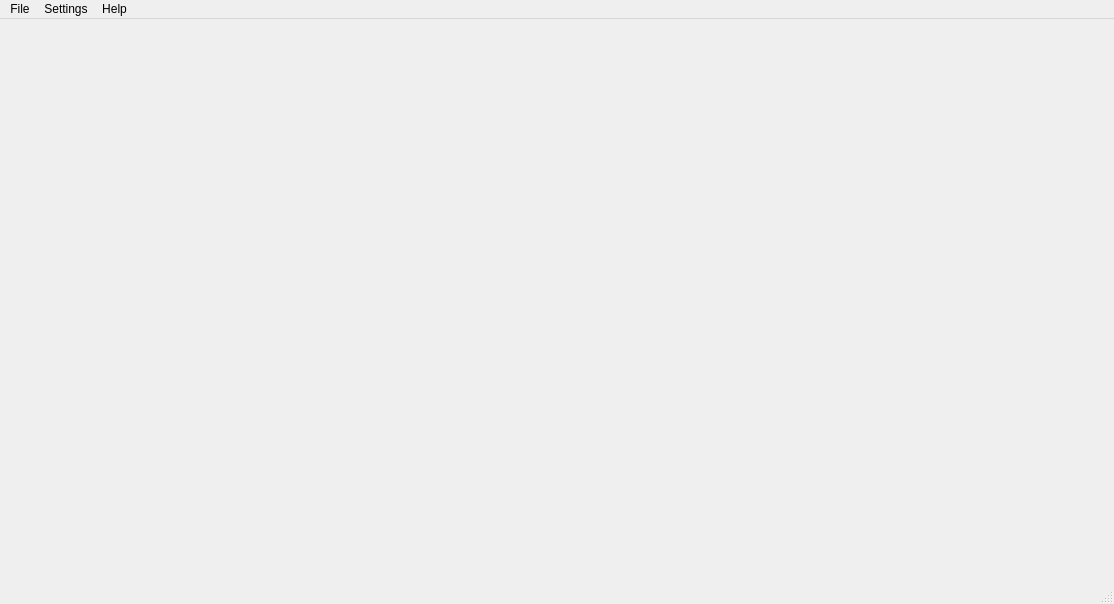
<?xml version="1.0" encoding="UTF-8"?>
<ui version="4.0">
 <class>MainWindow</class>
 <widget class="QMainWindow" name="MainWindow">
  <property name="geometry">
   <rect>
    <x>0</x>
    <y>0</y>
    <width>1114</width>
    <height>604</height>
   </rect>
  </property>
  <property name="sizePolicy">
   <sizepolicy hsizetype="Preferred" vsizetype="Preferred">
    <horstretch>0</horstretch>
    <verstretch>0</verstretch>
   </sizepolicy>
  </property>
  <property name="minimumSize">
   <size>
    <width>0</width>
    <height>0</height>
   </size>
  </property>
  <property name="maximumSize">
   <size>
    <width>16777215</width>
    <height>16777215</height>
   </size>
  </property>
  <property name="windowTitle">
   <string>MainWindow</string>
  </property>
  <property name="windowIcon">
   <iconset resource="../../resources.qrc">
    <normaloff>:/images/cryptonote</normaloff>:/images/cryptonote</iconset>
  </property>
  <widget class="QWidget" name="centralwidget">
   <layout class="QHBoxLayout" name="horizontalLayout">
    <property name="spacing">
     <number>0</number>
    </property>
    <property name="leftMargin">
     <number>0</number>
    </property>
    <property name="topMargin">
     <number>0</number>
    </property>
    <property name="rightMargin">
     <number>0</number>
    </property>
    <property name="bottomMargin">
     <number>0</number>
    </property>
    <item>
     <widget class="WalletGui::OverviewFrame" name="m_overviewFrame">
      <property name="frameShape">
       <enum>QFrame::NoFrame</enum>
      </property>
      <property name="frameShadow">
       <enum>QFrame::Raised</enum>
      </property>
     </widget>
    </item>
    <item>
     <widget class="WalletGui::SendFrame" name="m_sendFrame">
      <property name="frameShape">
       <enum>QFrame::NoFrame</enum>
      </property>
      <property name="frameShadow">
       <enum>QFrame::Raised</enum>
      </property>
     </widget>
    </item>
    <item>
     <widget class="WalletGui::ReceiveFrame" name="m_receiveFrame">
      <property name="frameShape">
       <enum>QFrame::NoFrame</enum>
      </property>
      <property name="frameShadow">
       <enum>QFrame::Raised</enum>
      </property>
     </widget>
    </item>
    <item>
     <widget class="WalletGui::TransactionsFrame" name="m_transactionsFrame">
      <property name="frameShape">
       <enum>QFrame::NoFrame</enum>
      </property>
      <property name="frameShadow">
       <enum>QFrame::Raised</enum>
      </property>
     </widget>
    </item>
    <item>
     <widget class="WalletGui::AddressBookFrame" name="m_addressBookFrame">
      <property name="frameShape">
       <enum>QFrame::NoFrame</enum>
      </property>
      <property name="frameShadow">
       <enum>QFrame::Raised</enum>
      </property>
     </widget>
    </item>
    <item>
     <widget class="WalletGui::MessagesFrame" name="m_messagesFrame">
      <property name="frameShape">
       <enum>QFrame::NoFrame</enum>
      </property>
      <property name="frameShadow">
       <enum>QFrame::Raised</enum>
      </property>
     </widget>
    </item>
    <item>
     <widget class="WalletGui::SendMessageFrame" name="m_sendMessageFrame">
      <property name="frameShape">
       <enum>QFrame::NoFrame</enum>
      </property>
      <property name="frameShadow">
       <enum>QFrame::Raised</enum>
      </property>
     </widget>
    </item>
    <item>
     <widget class="WalletGui::MiningFrame" name="m_miningFrame">
      <property name="frameShape">
       <enum>QFrame::NoFrame</enum>
      </property>
      <property name="frameShadow">
       <enum>QFrame::Raised</enum>
      </property>
     </widget>
    </item>
    <item>
     <widget class="WalletGui::DepositsFrame" name="m_depositsFrame">
      <property name="frameShape">
       <enum>QFrame::NoFrame</enum>
      </property>
      <property name="frameShadow">
       <enum>QFrame::Raised</enum>
      </property>
     </widget>
    </item>
    <item>
     <widget class="WalletGui::BlockChainsFrame" name="m_blockchainsFrame">
      <property name="frameShape">
       <enum>QFrame::NoFrame</enum>
      </property>
      <property name="frameShadow">
       <enum>QFrame::Raised</enum>
      </property>
     </widget>
    </item>
     <item>
       <widget class="WalletGui::TransactionsPoolFrame" name="m_transactionsPoolFrame">
         <property name="frameShape">
           <enum>QFrame::NoFrame</enum>
         </property>
         <property name="frameShadow">
           <enum>QFrame::Raised</enum>
         </property>
       </widget>
     </item>
     <item>
       <widget class="WalletGui::PeerFrame" name="m_peerFrame">
         <property name="frameShape">
           <enum>QFrame::NoFrame</enum>
         </property>
         <property name="frameShadow">
           <enum>QFrame::Raised</enum>
         </property>
       </widget>
     </item>
   </layout>
  </widget>
  <widget class="QMenuBar" name="menubar">
   <property name="geometry">
    <rect>
     <x>0</x>
     <y>0</y>
     <width>1114</width>
     <height>23</height>
    </rect>
   </property>
   <widget class="QMenu" name="menuFile">
    <property name="title">
     <string>File</string>
    </property>
    <addaction name="m_createWalletAction"/>
    <addaction name="m_openWalletAction"/>
    <addaction name="m_importKeyAction"/>
    <addaction name="m_backupWalletAction"/>
    <addaction name="m_convertWalletAction"/>
    <addaction name="m_exitAction"/>
   </widget>
   <widget class="QMenu" name="menuSettings">
    <property name="title">
     <string>Settings</string>
    </property>
    <addaction name="m_encryptWalletAction"/>
    <addaction name="m_changePasswordAction"/>
    <addaction name="separator"/>
    <addaction name="m_startOnLoginAction"/>
    <addaction name="m_minimizeToTrayAction"/>
    <addaction name="m_closeToTrayAction"/>
   </widget>
   <widget class="QMenu" name="menuHelp">
    <property name="title">
     <string>Help</string>
    </property>
    <addaction name="m_aboutCryptonoteAction"/>
    <addaction name="m_aboutQtAction"/>
   </widget>
   <addaction name="menuFile"/>
   <addaction name="menuSettings"/>
   <addaction name="menuHelp"/>
  </widget>
  <widget class="QStatusBar" name="statusBar"/>
  <action name="m_exitAction">
   <property name="enabled">
    <bool>true</bool>
   </property>
   <property name="text">
    <string>Exit</string>
   </property>
   <property name="shortcut">
    <string>Ctrl+Q</string>
   </property>
  </action>
  <action name="m_createWalletAction">
   <property name="enabled">
    <bool>true</bool>
   </property>
   <property name="text">
    <string>Create wallet</string>
   </property>
  </action>
  <action name="m_openWalletAction">
   <property name="enabled">
    <bool>true</bool>
   </property>
   <property name="text">
    <string>Open wallet</string>
   </property>
  </action>
  <action name="m_encryptWalletAction">
   <property name="enabled">
    <bool>true</bool>
   </property>
   <property name="text">
    <string>Encrypt wallet</string>
   </property>
  </action>
  <action name="m_changePasswordAction">
   <property name="enabled">
    <bool>true</bool>
   </property>
   <property name="text">
    <string>Change password</string>
   </property>
   <property name="toolTip">
    <string>Change password</string>
   </property>
  </action>
  <action name="m_aboutCryptonoteAction">
   <property name="enabled">
    <bool>true</bool>
   </property>
   <property name="text">
    <string>About</string>
   </property>
  </action>
  <action name="m_aboutQtAction">
   <property name="enabled">
    <bool>true</bool>
   </property>
   <property name="text">
    <string>About Qt</string>
   </property>
  </action>
  <action name="m_backupWalletAction">
   <property name="enabled">
    <bool>true</bool>
   </property>
   <property name="text">
    <string>Backup wallet</string>
   </property>
  </action>
  <action name="m_startOnLoginAction">
   <property name="checkable">
    <bool>true</bool>
   </property>
   <property name="text">
    <string>Start on system login</string>
   </property>
  </action>
  <action name="m_minimizeToTrayAction">
   <property name="checkable">
    <bool>true</bool>
   </property>
   <property name="text">
    <string>Minimize to tray</string>
   </property>
  </action>
  <action name="m_closeToTrayAction">
   <property name="checkable">
    <bool>true</bool>
   </property>
   <property name="text">
    <string>Close to tray</string>
   </property>
  </action>
  <action name="m_importKeyAction">
   <property name="text">
    <string>Import private key</string>
   </property>
  </action>
  <action name="m_miningAction">
   <property name="checkable">
    <bool>true</bool>
   </property>
   <property name="icon">
    <iconset resource="../../resources.qrc">
     <normaloff>:/icons/mining</normaloff>:/icons/mining</iconset>
   </property>
   <property name="text">
    <string>Mining      </string>
   </property>
  </action>
  <action name="m_convertWalletAction">
   <property name="enabled">
    <bool>true</bool>
   </property>
   <property name="text">
    <string>Convert dnc wallet</string>
   </property>
  </action>
 </widget>
 <customwidgets>
  <customwidget>
   <class>WalletGui::OverviewFrame</class>
   <extends>QFrame</extends>
   <header>gui/OverviewFrame.h</header>
   <container>1</container>
  </customwidget>
  <customwidget>
   <class>WalletGui::SendFrame</class>
   <extends>QFrame</extends>
   <header>gui/SendFrame.h</header>
   <container>1</container>
  </customwidget>
  <customwidget>
   <class>WalletGui::TransactionsFrame</class>
   <extends>QFrame</extends>
   <header>gui/TransactionsFrame.h</header>
   <container>1</container>
  </customwidget>
  <customwidget>
   <class>WalletGui::AddressBookFrame</class>
   <extends>QFrame</extends>
   <header>gui/AddressBookFrame.h</header>
   <container>1</container>
  </customwidget>
  <customwidget>
   <class>WalletGui::ReceiveFrame</class>
   <extends>QFrame</extends>
   <header>gui/ReceiveFrame.h</header>
   <container>1</container>
  </customwidget>
  <customwidget>
   <class>WalletGui::MessagesFrame</class>
   <extends>QFrame</extends>
   <header>gui/MessagesFrame.h</header>
   <container>1</container>
  </customwidget>
  <customwidget>
   <class>WalletGui::SendMessageFrame</class>
   <extends>QFrame</extends>
   <header>gui/SendMessageFrame.h</header>
   <container>1</container>
  </customwidget>
  <customwidget>
   <class>WalletGui::MiningFrame</class>
   <extends>QFrame</extends>
   <header>gui/MiningFrame.h</header>
   <container>1</container>
  </customwidget>
  <customwidget>
   <class>WalletGui::DepositsFrame</class>
   <extends>QFrame</extends>
   <header>gui/DepositsFrame.h</header>
   <container>1</container>
  </customwidget>
  <customwidget>
   <class>WalletGui::BlockChainsFrame</class>
   <extends>QFrame</extends>
   <header>gui/BlockChainsFrame.h</header>
   <container>1</container>
  </customwidget>
   <customwidget>
     <class>WalletGui::TransactionsPoolFrame</class>
     <extends>QFrame</extends>
     <header>gui/TransactionsPoolFrame.h</header>
     <container>1</container>
   </customwidget>
   <customwidget>
     <class>WalletGui::PeerFrame</class>
     <extends>QFrame</extends>
     <header>gui/PeerFrame.h</header>
     <container>1</container>
   </customwidget>
 </customwidgets>
 <resources>
  <include location="../../resources.qrc"/>
 </resources>
 <connections>
  <connection>
   <sender>m_createWalletAction</sender>
   <signal>triggered()</signal>
   <receiver>MainWindow</receiver>
   <slot>createWallet()</slot>
   <hints>
    <hint type="sourcelabel">
     <x>-1</x>
     <y>-1</y>
    </hint>
    <hint type="destinationlabel">
     <x>449</x>
     <y>299</y>
    </hint>
   </hints>
  </connection>
  <connection>
   <sender>m_openWalletAction</sender>
   <signal>triggered()</signal>
   <receiver>MainWindow</receiver>
   <slot>openWallet()</slot>
   <hints>
    <hint type="sourcelabel">
     <x>-1</x>
     <y>-1</y>
    </hint>
    <hint type="destinationlabel">
     <x>449</x>
     <y>299</y>
    </hint>
   </hints>
  </connection>
  <connection>
   <sender>m_encryptWalletAction</sender>
   <signal>triggered()</signal>
   <receiver>MainWindow</receiver>
   <slot>encryptWallet()</slot>
   <hints>
    <hint type="sourcelabel">
     <x>-1</x>
     <y>-1</y>
    </hint>
    <hint type="destinationlabel">
     <x>449</x>
     <y>299</y>
    </hint>
   </hints>
  </connection>
  <connection>
   <sender>m_changePasswordAction</sender>
   <signal>triggered()</signal>
   <receiver>MainWindow</receiver>
   <slot>encryptWallet()</slot>
   <hints>
    <hint type="sourcelabel">
     <x>-1</x>
     <y>-1</y>
    </hint>
    <hint type="destinationlabel">
     <x>449</x>
     <y>299</y>
    </hint>
   </hints>
  </connection>
  <connection>
   <sender>m_aboutQtAction</sender>
   <signal>triggered()</signal>
   <receiver>MainWindow</receiver>
   <slot>aboutQt()</slot>
   <hints>
    <hint type="sourcelabel">
     <x>-1</x>
     <y>-1</y>
    </hint>
    <hint type="destinationlabel">
     <x>449</x>
     <y>299</y>
    </hint>
   </hints>
  </connection>
  <connection>
   <sender>m_backupWalletAction</sender>
   <signal>triggered()</signal>
   <receiver>MainWindow</receiver>
   <slot>backupWallet()</slot>
   <hints>
    <hint type="sourcelabel">
     <x>-1</x>
     <y>-1</y>
    </hint>
    <hint type="destinationlabel">
     <x>449</x>
     <y>299</y>
    </hint>
   </hints>
  </connection>
  <connection>
   <sender>m_aboutCryptonoteAction</sender>
   <signal>triggered()</signal>
   <receiver>MainWindow</receiver>
   <slot>about()</slot>
   <hints>
    <hint type="sourcelabel">
     <x>-1</x>
     <y>-1</y>
    </hint>
    <hint type="destinationlabel">
     <x>459</x>
     <y>299</y>
    </hint>
   </hints>
  </connection>
  <connection>
   <sender>m_startOnLoginAction</sender>
   <signal>triggered(bool)</signal>
   <receiver>MainWindow</receiver>
   <slot>setStartOnLogin(bool)</slot>
   <hints>
    <hint type="sourcelabel">
     <x>-1</x>
     <y>-1</y>
    </hint>
    <hint type="destinationlabel">
     <x>459</x>
     <y>299</y>
    </hint>
   </hints>
  </connection>
  <connection>
   <sender>m_minimizeToTrayAction</sender>
   <signal>triggered(bool)</signal>
   <receiver>MainWindow</receiver>
   <slot>setMinimizeToTray(bool)</slot>
   <hints>
    <hint type="sourcelabel">
     <x>-1</x>
     <y>-1</y>
    </hint>
    <hint type="destinationlabel">
     <x>459</x>
     <y>299</y>
    </hint>
   </hints>
  </connection>
  <connection>
   <sender>m_closeToTrayAction</sender>
   <signal>triggered(bool)</signal>
   <receiver>MainWindow</receiver>
   <slot>setCloseToTray(bool)</slot>
   <hints>
    <hint type="sourcelabel">
     <x>-1</x>
     <y>-1</y>
    </hint>
    <hint type="destinationlabel">
     <x>459</x>
     <y>299</y>
    </hint>
   </hints>
  </connection>
  <connection>
   <sender>m_importKeyAction</sender>
   <signal>triggered()</signal>
   <receiver>MainWindow</receiver>
   <slot>importKey()</slot>
   <hints>
    <hint type="sourcelabel">
     <x>-1</x>
     <y>-1</y>
    </hint>
    <hint type="destinationlabel">
     <x>459</x>
     <y>299</y>
    </hint>
   </hints>
  </connection>
  <connection>
   <sender>m_convertWalletAction</sender>
   <signal>triggered()</signal>
   <receiver>MainWindow</receiver>
   <slot>convertWallet()</slot>
   <hints>
    <hint type="sourcelabel">
     <x>-1</x>
     <y>-1</y>
    </hint>
    <hint type="destinationlabel">
     <x>506</x>
     <y>301</y>
    </hint>
   </hints>
  </connection>
 </connections>
 <slots>
  <slot>createWallet()</slot>
  <slot>openWallet()</slot>
  <slot>encryptWallet()</slot>
  <slot>aboutQt()</slot>
  <slot>backupWallet()</slot>
  <slot>about()</slot>
  <slot>setStartOnLogin(bool)</slot>
  <slot>setMinimizeToTray(bool)</slot>
  <slot>setCloseToTray(bool)</slot>
  <slot>importKey()</slot>
  <slot>convertWallet()</slot>
 </slots>
</ui>
